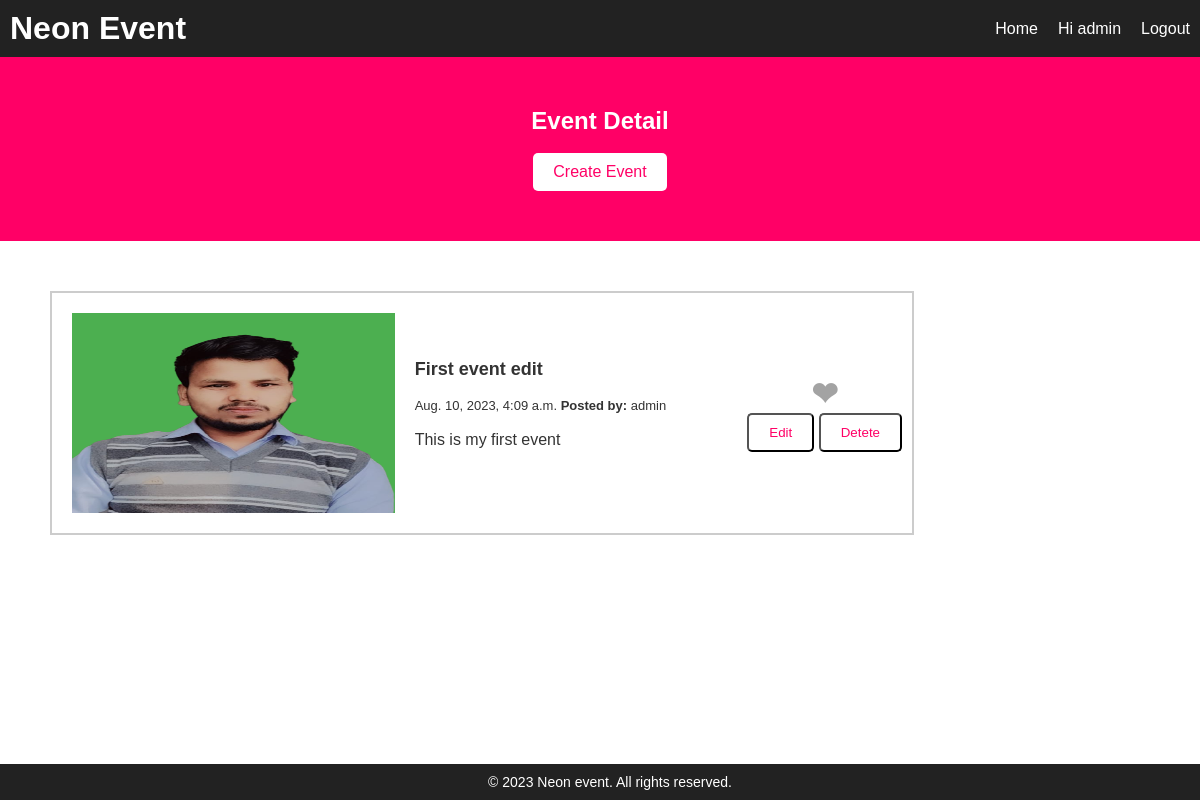
The page /event_detail/17 (signed in) on the database its author committed.
### app1/models.py (models this page shows)
class Event(models.Model):
    user_id =models.ForeignKey(User,on_delete=models.CASCADE)
    title =models.CharField(max_length=150)
    dec =models.TextField()
    liked =models.ManyToManyField(User, default=None, blank=True,related_name='liked')
    date = models.DateTimeField(auto_now_add=True,null=True)
    img=models.ImageField(upload_to='my_img', null=True, blank=True)

### app1/views.py (the view)
# urls.py: path('event_detail/<int:id>', views.event_detail, name='event_detail'),
def event_detail(request,id):
    event=Event.objects.get(id=id)
    context ={'events':event}
    print(event)
    return render(request, "event_detail.html",context)

### templates/event_detail.html (shortened to what this page needs)
{% extends 'base.html' %}
{% block content %}
{% load static %}
<html lang="en">
<head>
  <link rel="stylesheet" href="/static/css/styles.css">
</head>
<body>
  <section class="hero-section1" style=" background-color: #ff0066; color: #fff;text-align: center;padding: 50px 0; ">
    <div class="container">
      <h2 style="color:white;">Event Detail</h2><br>
      {% if user.is_authenticated %}
      <a href="{% url 'create_event' %}" class="btn">Create Event</a>
     {% endif %}
    </div>
  </section>
    <div class="column-container">
      <div class="column image-column">
        <img src="{{events.img.url}}"width="100%">
      </div>
      <div class ="column title-column">
        <h3 class = "Title">{{events.title}} </h3><br>
        <p class = "Date">{{events.date}} <b>Posted by:</b> {{events.user_id.username}}</p><br>
        <p class = "Dec">{{events.dec}}</p><br>
      </div>
      <div style="flex: -1; align:center">
        <h1 class=" Like" style=" color:#a3a3a3; size:40px; text-align:center">&#10084</h1>
        {% if user.is_authenticated %}
        {% if user.id == events.user_id_id  %}
        <a href="/edit/{{events.id}}"><button class="btn" >Edit</button></a>
        <a href="/delete/{{events.id}}"><button class="btn" >Detete</button></a>
        {% endif %}
        {% endif %}
    </div>
    </div>
</body>
</html>
{% endblock  %}

### templates/header.html
<body>
<header>
    <a href="{% url 'home' %}"> <h1>Neon Event</h1></a>
    <nav>
      <ul>
        <li><a href="{% url 'home' %}">Home</a></li>
        {% if user.is_authenticated %}
        <li><a href="/"> Hi {{request.user}}</a></li>
        <li><a href="{% url 'logout' %}">Logout</a></li>
        {% else %}
        <li><a href="{% url 'login' %}">login</a></li>
        <li><a href="{% url 'signup' %}">Signup</a></li>
        {% endif %}
      </ul>
    </nav>
  </header>

### static/css/styles.css (style rules this page uses)
body, h1, h2, h3, p, ul, li { margin: 0; padding: 0; font-family: Arial, sans-serif; color: #333; }
a { text-decoration: none;; }
header { background-color: #222; padding: 10px; display: flex; justify-content: space-between; align-items: center; }
header h1 { color: #ffffff; }
nav ul { list-style: none; display: flex; }
nav li { margin-left: 20px; }
nav li a { color: #fff; text-decoration: none; }
.btn { background-color: #fff; color: #ff0066; display: inline-block; padding: 10px 20px; text-decoration: none; border-radius: 5px; }
.column-container { width:70%; display: flex; align-items: center; border: 2px solid #ccc; margin: 50px; padding: 10px; }
.column { flex: 1; padding: 10px; }
.Date { font-size: small; font-weight: lighter; }
.Title { font-size: large; font-weight: bold; }
.Dec { font-size: medium; }
.image-column img { max-width: 100%; height: 200px; }

### rows shown on the page
Event: img (picture), title "First event edit", date "Aug. 10, 2023, 4:09 a.m.", user_id.username "admin", dec "This is my first event"

### other values the page prints
{{ request.user }} "admin"
